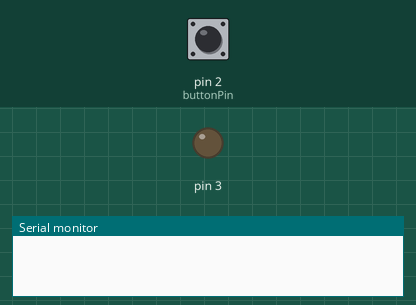
Recording of a sketch running on a simulated Arduino Uno, built with avr-gcc and run on an emulated ATmega328P. Parts: output pins drawn as LEDs (lit = HIGH), the last lines printed to the serial monitor. Inputs (shaded band) come from the test bench; at power-on: pin 2 (buttonPin) HIGH. No radio packets arrive unless stated; pins used as bus, display or sensor lines are not drawn.

Above: at 1.2 s.
1.3 s: pin 2 (buttonPin) pulled LOW for 0.15 s
At 2.3 s:
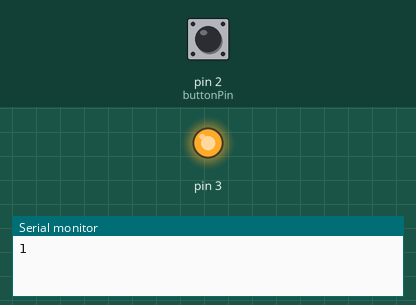
Timing chart, 0 to 4.3 s (numbered marks = the images above; inputs shaded):
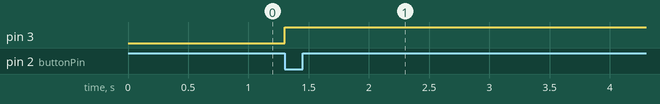

The sketch:

1.ino
```cpp
#include <RF24.h>
#include <RF24Network.h>
#include <SPI.h>

RF24 radio(9, 10);              // nRF24L01 (CE,CSN)
RF24Network network(radio);     // Include the radio in the network
uint16_t this_node = 01;       // Address of our node in Octal format ( 04,031, etc)m8
const uint16_t node00 = 00;     //Address of the Master
const unsigned long reply =01;  //1->7 like 01,02,...,07 then 8 ...
int buttonPin = 2;
bool LED_state=1;
RF24NetworkHeader header(node00);


 void State(){
         LED_state=0;
 }


void setup() {

  SPI.begin();
  radio.begin();
  network.begin(90, this_node); //(channel, node address)
  Serial.begin(9600);
  pinMode(buttonPin, INPUT_PULLUP);
  pinMode(3, OUTPUT);

}


void loop() {

  network.update();

  attachInterrupt(digitalPinToInterrupt(buttonPin), State, LOW);

  if(!LED_state){

  bool ok= network.write(header, &reply, sizeof(reply));

  Serial.print(reply);
  LED_state=1;
  digitalWrite(3,HIGH);
  delay(10000);
  digitalWrite(3,LOW);
  }

}
```

Measured:
- after the input at 1.3 s, pin 3: LOW → HIGH at once
